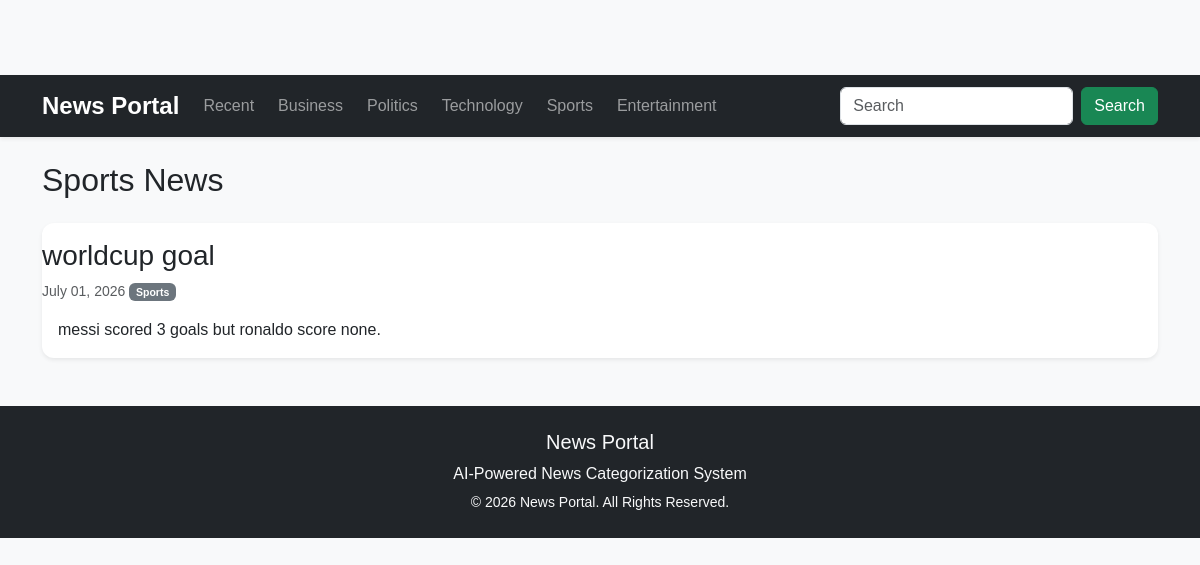
The app's page /sports/ with its own data.
### news/models.py (models this page shows, shortened)
class News(models.Model):
    STATUS = (
        ("Draft", "Draft"),
        ("Published", "Published"),
    )
    title = models.CharField(max_length=300)
    content = models.TextField()
    image = models.ImageField(
        upload_to="news_images/",
        blank=True,
        null=True
    )
    auto_category = models.CharField(
        max_length=50,
        blank=True
    )
    category = models.ForeignKey(
        Category,
        on_delete=models.SET_NULL,
        null=True,
        blank=True
    )
    author = models.ForeignKey(
        User,
        on_delete=models.CASCADE
    )
    status = models.CharField(
        max_length=20,
        choices=STATUS,
        default="Draft"
    )
    views = models.IntegerField(default=0)
    created_at = models.DateTimeField(auto_now_add=True)
    updated_at = models.DateTimeField(auto_now=True)

class Category(models.Model):
    name = models.CharField(max_length=50, unique=True)
    def __str__(self):
        return self.name

### news/views.py (the view)
# urls.py: path('sports/',views.sports,name='sports'),
def sports(request):
    news = News.objects.filter(
        category__name="Sports",
        status="Published"
    ).order_by("-created_at")
    context={
        "news":news,
    }
    return render(request, "newscategory/html/sport.html",context)

### templates/newscategory/html/sport.html (shortened to what this page needs)
{% extends "base/html/base.html" %}
{% block content %}
<h2 class="mb-4">Sports News</h2>
{% for article in news %}
    <div class="card shadow-sm mb-4">
        <h3 class="card-title mt-3">
            {{ article.title }}
        </h3>
        <small class="text-muted">
            {{ article.created_at|date:"F d, Y" }}
            <span class="badge bg-secondary">
                {{ article.category }}
            </span>
        </small>
        <div class="card-body">
            <p class="card-text">
                {{ article.content}}
            </p>
        </div>
    </div>
{% empty %}
<div class="alert alert-warning">
    No Sports News Available.
</div>
{% endfor %}
{% endblock %}

### static/css/style.css (style rules this page uses)
body { padding-top: 75px; background:#f5f5f5; font-family:Arial, Helvetica, sans-serif; }
.card { border:none; border-radius:12px; overflow:hidden; box-shadow:0 2px 8px rgba(0,0,0,.1); transition:.3s; }

### records on screen
News: title "worldcup goal", created_at "July 01, 2026", category "Sports", content "messi scored 3 goals but ronaldo score none."
